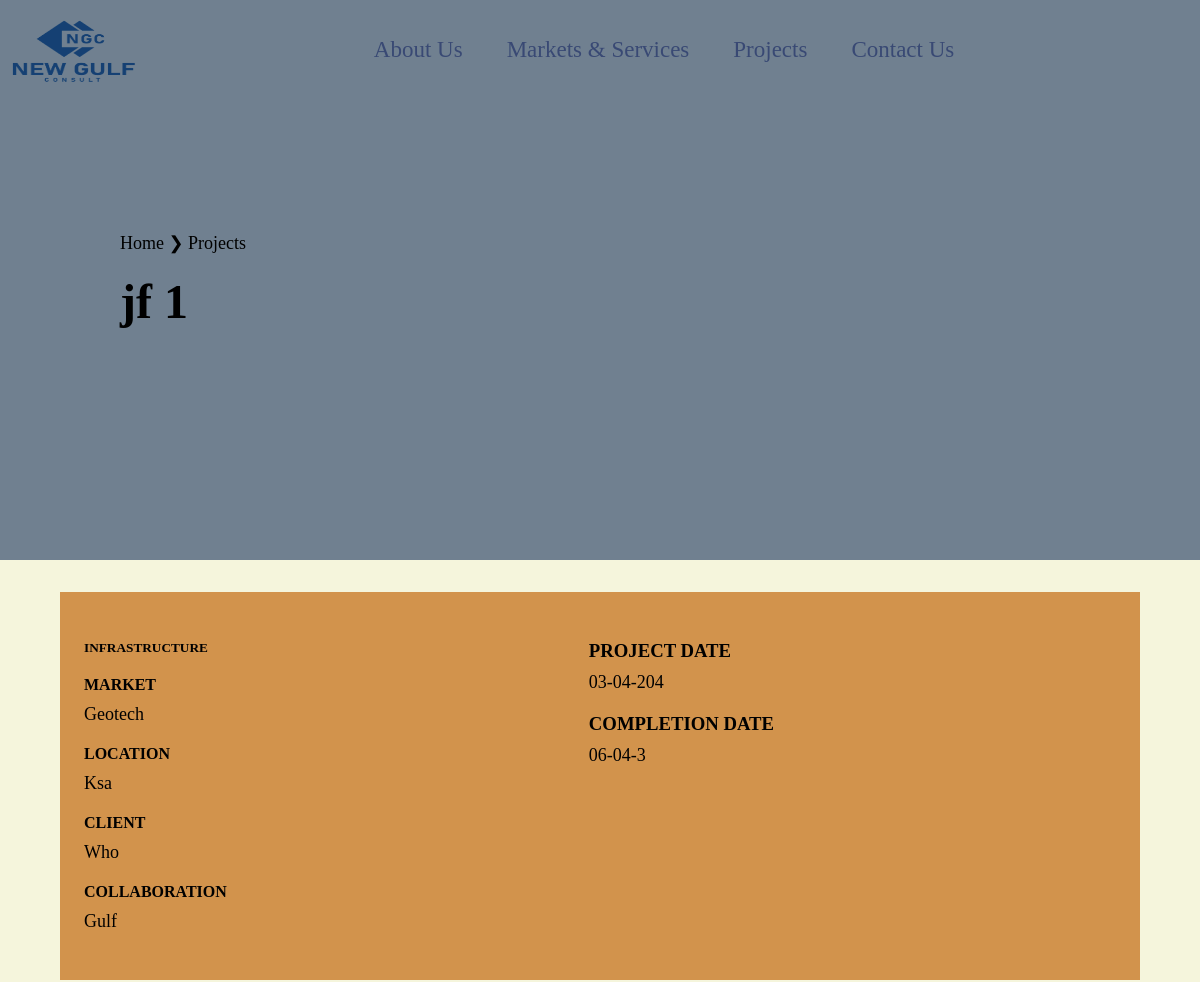
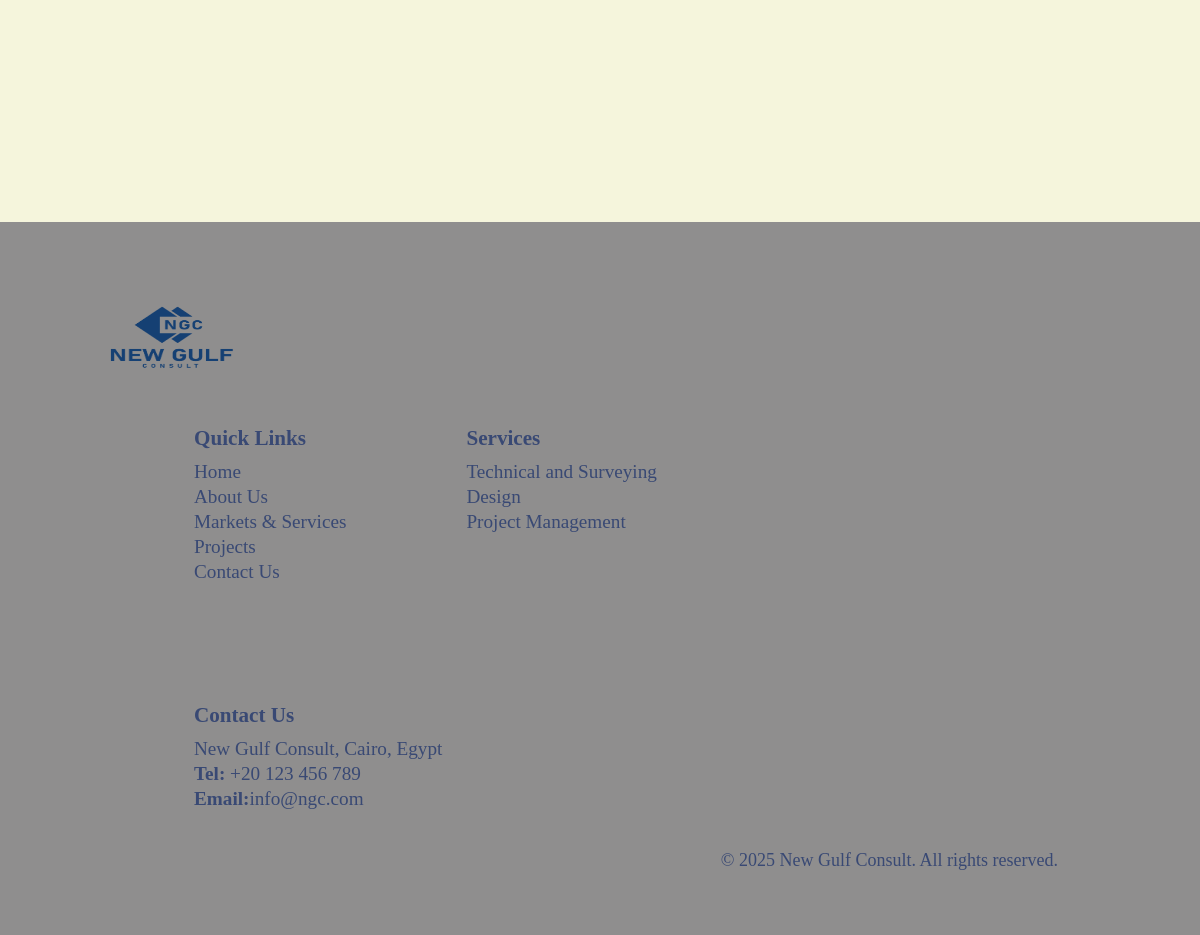
/projects/1, run on the app's committed database (2 pictures, top to bottom).
### app.py (models this page shows)
class Project(db.Model):
    id = db.Column(db.Integer, primary_key=True)
    title = db.Column(db.String(100), nullable=False)
    subtitle = db.Column(db.String(100))
    service = db.Column(db.String(100))
    market = db.Column(db.String(100))
    location = db.Column(db.String(100))
    client = db.Column(db.String(100))
    collaboration = db.Column(db.String(100))
    date = db.Column(db.Date)
    completion_date = db.Column(db.Date)
    description = db.Column(db.Text)
    feature = db.Column(db.Boolean, default=False)
    featured_description = db.Column(db.Text)
    cover_image_url = db.Column(db.String(255))  # For card thumbnails
    sections = db.relationship('ProjectSection', backref='project', cascade="all, delete-orphan")
    statistics = db.relationship('ProjectStatistic', backref='project', cascade="all, delete-orphan")
    @property
    def formatted_date(self):
        if self.date:
            return self.date.strftime("%d-%m-%Y")  # DD-MM-YYYY
        return None
    @property
    def formatted_completion_date(self):
        if self.completion_date:
            return self.completion_date.strftime("%d-%m-%Y")  # DD-MM-YYYY
        return None

### app.py (the view)
@app.route("/projects/<int:project_id>")
def project_details(project_id):
    project = Project.query.get_or_404(project_id)
    return render_template("projects-sub.html", project=project)

### templates/projects-sub.html (shortened to what this page needs)
  <html lang="en">
    <head>
          <link rel="stylesheet" type="text/css" href="css/slick.css"/>
          <link rel="stylesheet" type="text/css" href="css/slick-theme.css"/>
          <link rel="stylesheet" href="{{ url_for('static', filename='css/projects.css') }}">
          <link rel="stylesheet" href="{{ url_for('static', filename='css/projects-sub.css') }}">
          <link rel="stylesheet" href="{{ url_for('static', filename='css/general.css') }}">
          <link rel="stylesheet" href="{{ url_for('static', filename='css/navbar.css') }}">
          <link rel="stylesheet" href="{{ url_for('static', filename='css/footer.css') }}">
    </head>
      <section class="header">
          <nav class="navbar">
              <div class="logo">
                  <a href="{{url_for ('home')}}">
                      <img src="{{ url_for('static', filename='photos/logo.jpg') }}" alt="Logo" class="logo-img">
                  </a>
              </div>
              <div class="pages">
                  <ul>
                            <li><a href="{{ url_for ('about') }}">About Us</a></li>
                            <li><a href="{{ url_for('markets') }}">Markets & Services</a></li>
                            <li><a href="{{ url_for('show_projects') }}">Projects</a></li>
                            <li><a href="{{ url_for('contact') }}">Contact Us</a></li>
                  </ul>
              </div>
              <div class="dropdown">
              </div>
          </nav>
      </section>
      <main>
          <section class="cover-section-2">
          <div class="cover-text-2">
              <p>
              <a href="/">Home</a> ❯ <a href="/projects">Projects</a>
              </p>
              <h1>{{project.title or ''}} </h1>
          </div>
      </section>
      <section class="project-info-section">
          <div class="project-info-main">
          </div>
          <div class="project-info-panel">
              {% if project.service %}
              <div class="project-info-panel-div">
                  <h5 style="text-transform: uppercase;">{{project.service if project.service else ''}}</h5>
              </div>
            {% endif %}
              {% if project.market %}
              <div class="project-info-panel-div">
                  <h4>MARKET</h4>
                  <div class="project-info-panel-div-p">
                      <p>{{project.market}}</p>
                  </div>
              </div>
              {% endif %}
              {% if project.location %}
              <div class="project-info-panel-div">
                  <h4>LOCATION</h4>
                  <div class="project-info-panel-div-p">
                      <p>{{project.location if project.location else ''}}</p>
                  </div>
              </div>
              {% endif %}
              {% if project.client %}
              <div class="project-info-panel-div">
                  <h4>CLIENT</h4>
                  <div class="project-info-panel-div-p">
                      <p>{{project.client if project.client else ''}}</p>
                  </div>
              </div>
              {% endif %}
              {% if project.collaboration %}
              <div class="project-info-panel-div">
                  <h4>COLLABORATION</h4>
                  <div class="project-info-panel-div-p">
                      <p>{{project.collaboration if project.collaboration else ''}}</p>
                  </div>
              </div>
              {% endif %}
          {% if project.date %}
              <div class="project-info-panel-div">
                  <h3>PROJECT DATE</h3>
                  <div class="project-info-panel-div-p">
                      <p>{{ project.formatted_date if project.date else ''}}</p>
                  </div>
              </div>
                    {% endif %}
              <div class="project-info-panel-div">
                  <h3>COMPLETION DATE</h3>
                  <div class="project-info-panel-div-p">
                      <p>{{ project.formatted_completion_date if project.completion_date else 'Ongoing'}}</p>
                  </div>
              </div>
          </div>
      </section>
      </main>
      <footer class="footer-container">
        <div class="footer">
          <div class="bottom-logo">
            <a href="{{url_for ('home')}}">
              <img src="{{ url_for('static', filename='photos/logo.jpg') }}" alt="logo" class="logo-img">
            </a>
          </div>
        <div class="footer-content">
            <div class="footer-links">
            <div class="quick-links">
              <h4>Quick Links</h4>
              <ul>
                              <li><a href="{{url_for ('home')}}">Home</a></li>
                              <li><a href="{{ url_for ('about') }}">About Us</a></li>
                              <li><a href="{{ url_for('markets') }}">Markets & Services</a></li>
                              <li><a href="{{ url_for('show_projects') }}">Projects</a></li>
                              <li><a href="{{ url_for('contact') }}">Contact Us</a></li>
              </ul>
          </div>
          <div class="services-links">
              <h4>Services </h4>
              <ul>
                <li><a href="markets.html#Service-1" >Technical and Surveying  </a></li>
                <li><a href="markets.html#Service-2" >Design</a></li>
                <li><a href="markets.html#Service-3" >Project Management</a></li>
              </ul>
          </div>
        </div>
            <div class="contact">
                <h4>Contact Us</h4>
                <ul>
                  <a href="https://maps.app.goo.gl/1jGEXui9ujNKSs346" target="_blank"><li>New Gulf Consult, Cairo, Egypt</li></a>
                  <li><strong>Tel:</strong> <a  href="tel:+20123456789" target="_blank">+20 123 456 789</a></li>
                  <li><strong>Email:</strong><a href="mailto:info@ngc.com" target="_blank">info@ngc.com</a> </li>
                </ul>
            </div>
          </div>
          <div class="footer-bottom">
            <p>&copy; 2025 New Gulf Consult. All rights reserved.</p>
          </div>
        </div>
      </footer>
      </body>

### static/css/projects-sub.css (style rules this page uses)
p a { text-decoration: none; color: inherit; }
.project-info-section { background-color:var(--beige); display:flex; flex-direction:row; justify-content: center; align-items: flex-start; }
.project-info-main { max-width:70em; padding:5em; padding-left:13em; padding-right:11em; display:flex; flex-direction:column; justify-content:flex-start; align-items:center; }
.project-info-panel { background-color:var(--accent); margin:0; margin-top:-5em; height:auto; width:17em; padding:1.5em; display:flex; margin-left:auto; margin-right:10vw; flex-direction:column; align-items:flex-start; gap:20px; }
.project-info-panel-div { display:flex; flex-direction:column; flex-wrap:wrap; gap:10px; }
.project-info-panel-div-p { display:flex; flex-direction:column; flex-wrap:wrap; text-transform: capitalize; gap:15px; }
@media screen and (max-width: 1200px ) { .project-info-section { width:100%; margin:0; display:flex; flex-direction:column-reverse; justify-content: center; align-items: center; } }
@media screen and (max-width: 1200px ) { .project-info-main { margin:0; width:100%; padding-left:13vw; padding-right:13vw; padding-top:3em; } }
@media screen and (max-width: 1200px ) { .project-info-panel { padding-top:3em; padding-bottom:3em; width:90%; margin:2em; gap:20px; flex-direction:column; flex: 1 1 calc(50% - 10px); flex-wrap:wrap; max-height: 25em; } }
@media screen and (max-width: 1200px ) { .project-info-panel-div-p { gap:10px; } }

### static/css/general.css (style rules this page uses)
a { color:inherit; }
html { scroll-behavior: smooth; scrollbar-color:var(--navy_color) var(--background_color); width:100%; }
:root { --navy_color:#394974; --blue:#a9bbc8; --blue-dark:#9dadb9; --navy-dark: #0D1321; --hover_color:rgb(143, 142, 142); --accent:#d2934c; --background_color:rgb(181, 181, 181); --beige:beige; --white:#f2f2eb; }
p { font-size: large; }
.cover-section-2 { height:70vh; display:flex; flex-direction:column; justify-content: center; align-items: flex-start; background-color: slategray ; }
.cover-text-2 { display:flex; flex-direction:column; justify-content: center; align-items:flex-start; padding:10vw; gap:20px; }
.cover-text-2 h1 { font-size:3em; }

### static/css/navbar.css (style rules this page uses)
* { margin:0; box-sizing: border-box; text-decoration: none; scroll-behavior: smooth; }
.navbar { width: 100%; display: flex; justify-content: space-between; align-items: center; position:fixed; background-color: transparent; transition: background-color 0.3s ease, transform 0.6s ease; transform: translateY(0); z-index: 10000; }
.logo-img { width: 150px; height: 100px; }
.pages ul li { display: inline-block; list-style: none; margin: 10px 20px; }
.pages a { color:var(--navy_color); font-size: 23px; font-family: 'Cormorant Infant', serif; }
@media screen and (min-width: 901px) { .dropdown { display: none; } }
.dropdown { position: relative; display: inline-block; }

### static/css/footer.css (style rules this page uses)
.footer-container { background-color:var(--hover_color); display: flex; flex-direction: column; align-items: center; padding: 4em; padding-top: 4em; padding-left:20px; }
.footer { width:80vw; display:flex; flex-direction: row; flex-wrap: wrap; justify-content: space-between; color: var(--navy_color); text-align: center; position: relative; gap:40px; }
.footer-content { font-size:larger; display: flex; flex-direction: row; flex:0 0 80%; justify-content: flex-end; gap:10vw; max-width:100vw; }
.contact { gap:10px; display: flex; flex-direction: column; text-align: left; align-items: flex-start; }
.footer-links { display: flex; flex-direction: row; gap:10vw; text-align: left; }
.footer-links div { gap:10px; display: flex; flex-direction: column; align-items: flex-start; }
.footer ul { gap:3px; padding:0; display: flex; flex-direction: column; align-items: flex-start; list-style: none; }
.footer a { text-decoration: none; color:inherit; }
.footer-bottom { display: flex; flex-direction: column; align-items: flex-end; flex:0 0 100%; }
main { flex: 1; }
.footer h4 { font-size:1.1em; }
@media screen and (max-width:1200px) { .footer { justify-content: center; } }
@media screen and (max-width:1200px) { .bottom-logo { flex:0 0 100%; display: flex; justify-content: flex-start; } }
@media screen and (max-width:1200px) { .footer-content { flex-wrap:wrap; justify-content: flex-start; } }
@media screen and (max-width:1200px) { .footer-links { flex-wrap:wrap; flex:0 0 100%; } }

### data on the page
Project: title "jf 1", service "INFRASTRUCTURE", market "Geotech", location "Ksa", client "Who", collaboration "Gulf", date "03-04-204", completion_date "06-04-3"
